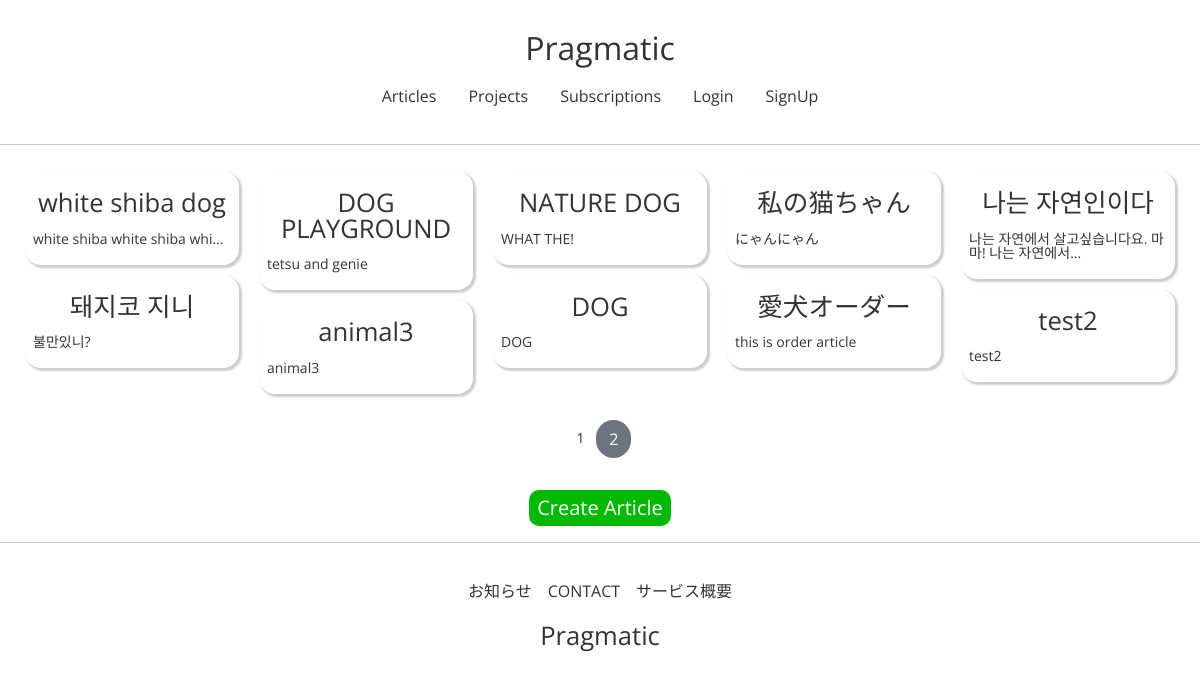
Before: /articles/list/ with the older database file.
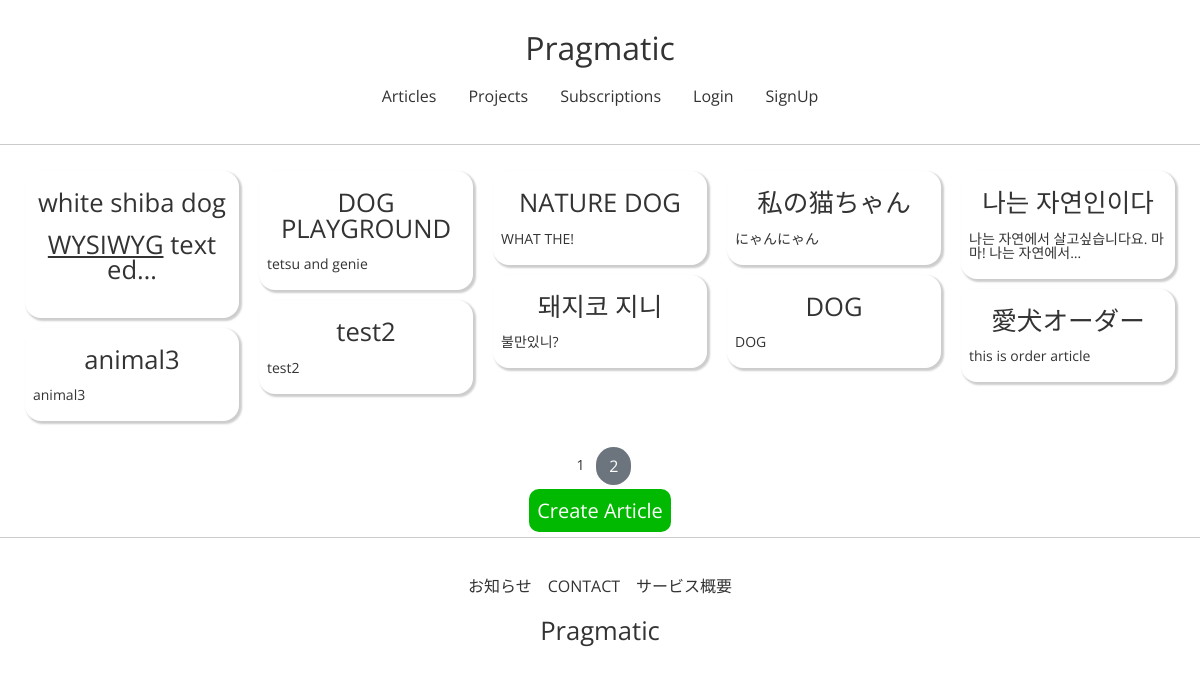
After: the same page with the newer database file.
### articleapp/models.py (models this page shows)
class Article(models.Model):
    writer = models.ForeignKey(
        User, on_delete=models.SET_NULL, related_name='article', null=True)
    project = models.ForeignKey(
        Project, on_delete=models.SET_NULL, related_name='article', null=True)
    title = models.CharField(max_length=200, null=True)
    image = models.ImageField(upload_to='article/', null=False)
    content = models.TextField(null=True)
    created_at = models.DateField(auto_now_add=True, null=True)

### articleapp/views.py (the view)
# urls.py: path('list/', ArticleListView.as_view(), name='list'),
class ArticleListView(ListView):
    model = Article
    context_object_name = 'article_list'
    template_name = 'articleapp/list.html'
    paginate_by = 10

### articleapp/templates/articleapp/list.html
{% extends 'base.html' %}
{% load static %}
{% block content %}
<section class="article-section">
    {% if article_list %}
    <div class="wf-container">
        {% for article in article_list %}
            <div class="wf-box">
                <a href="{% url 'articleapp:detail' pk=article.pk %}">
                {% include 'snippets/card.html' with article=article %}
                </a>
            </div>
        {% endfor %}
    </div>
    {% else %}
    <div style="text-align:center">
        <h2>No Article</h2>
    </div>
    {% endif %}
    {% include 'snippets/pagination.html' with page_obj=page_obj %}
    <a href="{% url 'articleapp:create' %}" class="submit-btn">Create Article</a>
</section>
{% endblock %}

### templates/base.html
<!DOCTYPE html>
<html lang="ja-JP">
{% include 'head.html' %}
<body>
    {% include 'header.html' %}
    <hr>
    {% block content %}
    {% endblock %}
    <hr>
    {% include 'footer.html' %}
</body>
</html>

### templates/head.html (shortened to what this page needs)
{% load static %}
<head>
    <link href="https://cdn.jsdelivr.net/npm/bootstrap@5.0.0-beta2/dist/css/bootstrap.min.css" rel="stylesheet">
    <link rel="stylesheet" type="text/css" href="{% static 'css/reset.css' %}">
    <link rel="stylesheet" type="text/css" href="{% static 'css/variables.css' %}">
    <link rel="stylesheet" type="text/css" href="{% static 'css/base.css' %}">
    <link rel="stylesheet" type="text/css" href="{% static 'css/header.css' %}">
    <link rel="stylesheet" type="text/css" href="{% static 'css/footer.css' %}">
    <link rel="stylesheet" type="text/css" href="{% static 'css/account.css' %}">
    <link rel="stylesheet" type="text/css" href="{% static 'css/profile.css' %}">
    <link rel="stylesheet" type="text/css" href="{% static 'css/article.css' %}">
    <link rel="stylesheet" type="text/css" href="{% static 'css/comment.css' %}">
    <link rel="stylesheet" type="text/css" href="{% static 'css/project.css' %}">
    <link rel="stylesheet" type="text/css" href="{% static 'css/wf-style.css' %}">
    <link rel="stylesheet" href="//cdn.jsdelivr.net/npm/medium-editor@5.23.2/dist/css/medium-editor.min.css" type="text/css" media="screen" charset="utf-8">
</head>

### templates/header.html
<header class="common-header">
    <div class="header-title">
        <h1>Pragmatic</h1>
    </div>
    <div>
        <ul class="header-menu">
            <li>
                <a href="{% url 'articleapp:list' %}">Articles</a>
            </li>
            <li>
                <a href="{% url 'projectapp:list' %}">Projects</a>
            </li>
            <li>
                <a href="{% url 'subscribeapp:list' %}">Subscriptions</a>
            </li>
            {% if not user.is_authenticated %}
            <li><a href="{% url 'accountapp:login' %}?next={{ request.path }}">Login</a></li>
            <li><a href="{% url 'accountapp:create' %}">SignUp</a></li>
            {% else %}
            <li><a href="{% url 'accountapp:detail' pk=user.pk %}">Detail</a></li>
            <li><a href="{% url 'accountapp:logout' %}?next={{ request.path }}">Logout</a></li>
            {% endif %}
        </ul>
    </div>
</header>

### templates/snippets/card.html (shortened to what this page needs)
{%if article_list %}
<div class="content">
    <h3>{{ article.title | truncatechars:16 }}</h3>
    <p>{{ article.content | safe | truncatechars:30 }}</p>
</div>
{% endif %}

### templates/snippets/pagination.html (shortened to what this page needs)
<div style="text-align:center; margin:1rem 0;">
    <a href="?page={{ page_obj.number }}">
        {{ page_obj.number }}
    </a>
    {% if page_obj.has_next %}
    <a href="?page={{ page_obj.next_page_number }}" class="btn btn-secondary rounded-pill">
        {{ page_obj.next_page_number }}
    </a>
    {% endif %}
</div>

### templates/footer.html
<footer class="common-footer">
    <div>
        <ul class="footer-menu">
            <li>お知らせ</li>
            <li>CONTACT</li>
            <li>サービス概要</li>
        </ul>
    </div>
    <div class="footer-title">
        <h3>Pragmatic</h3>
    </div>
</footer>

### static/css/variables.css (style rules this page uses)
:root { --line-color: #00b900; --edit-color: #ffb74d; --alert-color: #f44336; --default-color: #d7ccc8; --header-color: #f0f4c3; --settings-color: #f5f5f5; }

### static/css/base.css (style rules this page uses)
* { box-sizing: border-box; margin: 0; padding: 0; }
body { font-family: "Open Sans", sans-serif; font-size: 14px; color: #333; }
h1 { font-size: 2rem; }
h3 { font-size: 1.8rem; }
h3 { font-size: 1.6rem; }
a { padding: 8px; }
.default-btn, .submit-btn, .delete-btn, .alert-btn, .edit-btn { border: none; border-radius: 10px; font-size: 1.25rem; margin-top: 1rem; color: white; background-color: var(--default-color); padding: 8px; text-align: center; }
.submit-btn { background-color: var(--line-color); }

### static/css/header.css (style rules this page uses)
.common-header { display: flex; flex-direction: column; justify-content: center; align-items: center; padding: 1rem; }
.header-menu { display: flex; flex-direction: row; justify-content: space-between; align-items: center; }
.header-title { margin: 1rem auto; }
.header-menu li { font-size: 1rem; padding: 8px; }

### static/css/footer.css (style rules this page uses)
.common-footer { display: flex; flex-direction: column; justify-content: center; align-items: center; padding: 1rem; }
.footer-title { margin: 1rem auto; }
.footer-menu { display: flex; justify-content: space-between; align-items: center; }
.footer-menu li { font-size: 1rem; padding: 8px; }

### static/css/article.css (style rules this page uses)
.article-section { display: flex; flex-direction: column; justify-content: center; align-items: center; }

### static/css/wf-style.css (style rules this page uses)
.btn { padding: 6px 12px; border: 1px solid transparent; border-radius: 4px; cursor: pointer; }
.wf-container { margin: 0 auto; }
.wf-container:before, .wf-container:after { content: ""; display: table; }
.wf-container:after { clear: both; }
.wf-box { margin: 10px; border-radius: 16px; box-shadow: 2px 2px 2px 1px rgba(0, 0, 0, 0.2); }
.wf-box .content { padding: 5px 8px; }
.wf-box .content h3 { text-align: center; margin-bottom: 16px; }
@media screen and (min-width: 768px) { .wf-container { width: 750px; } }
@media screen and (min-width: 992px) { .wf-container { width: 970px; } }
@media screen and (min-width: 1200px) { .wf-container { width: 1170px; } }

Changed rows visible on the page:
changed Article "white shiba dog": content "white shiba white shiba whi…" → "WYSIWYG text ed…"
